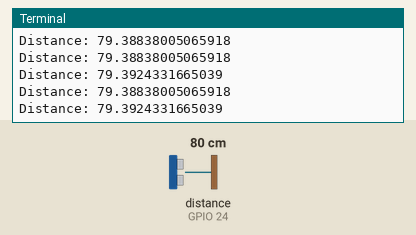
Recording of a program running on a simulated Raspberry Pi (BCM pin numbers). Shown: the last lines printed to the terminal. The test bench sets the inputs (shaded band); at power-on: distance to the obstacle (sensor on GPIO 24) 80 cm. The echo pulse lasts 58.3 µs per cm; the clock reads 2024-03-15 10:24:30 at power-on unless the program sets it.

Above: at 2.2 s.
2.3 s: distance to the obstacle (sensor on GPIO 24) set to 2 cm
At 2.38 s:
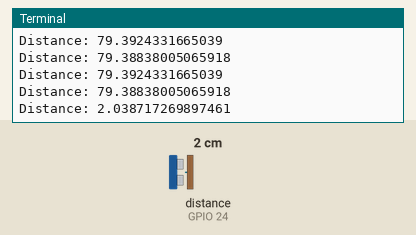
3.8 s: distance to the obstacle (sensor on GPIO 24) set to 4 cm
At 3.89 s:
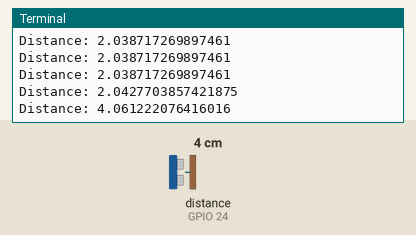
Timing chart, 0 to 6.8 s (numbered marks = the images above; inputs shaded):
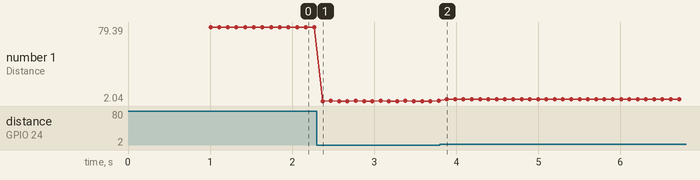

The program:

ultrasound.py
```python
#! /usr/bin/env python
# coding:utf-8

import os
import time
import wiringpi as pi

TRIG_PIN = 23
ECHO_PIN = 24

pi.wiringPiSetupGpio()

pi.pinMode( TRIG_PIN, pi.OUTPUT )
pi.pinMode( ECHO_PIN, pi.INPUT )
pi.digitalWrite( TRIG_PIN, pi.LOW )
time.sleep( 1 )

def mesure():
    pi.digitalWrite( TRIG_PIN, pi.HIGH )
    time.sleep(0.00001)
    pi.digitalWrite( TRIG_PIN, pi.LOW )
    while ( pi.digitalRead( ECHO_PIN ) == pi.LOW ):
        sigoff = time.time()
    while ( pi.digitalRead( ECHO_PIN ) == 1 ):
        sigon = time.time()
    return (( sigon - sigoff ) * 34000) / 2

if __name__ == "__main__":
  while True:
      try:
        distance = mesure()
        print ("Distance:", distance )
        time.sleep(0.1)
      except KeyboardInterrupt:
        break
```

Measured:
- after the input at 2.3 s, the terminal: prints a new line after 0.07 s (image 1)
- after the input at 3.8 s, the terminal: prints a new line after 0.09 s (image 2)
- plotted number 1: 79.39 → 2.04 after the input at 2.3 s, 2.04 → 4.07 after the input at 3.8 s
